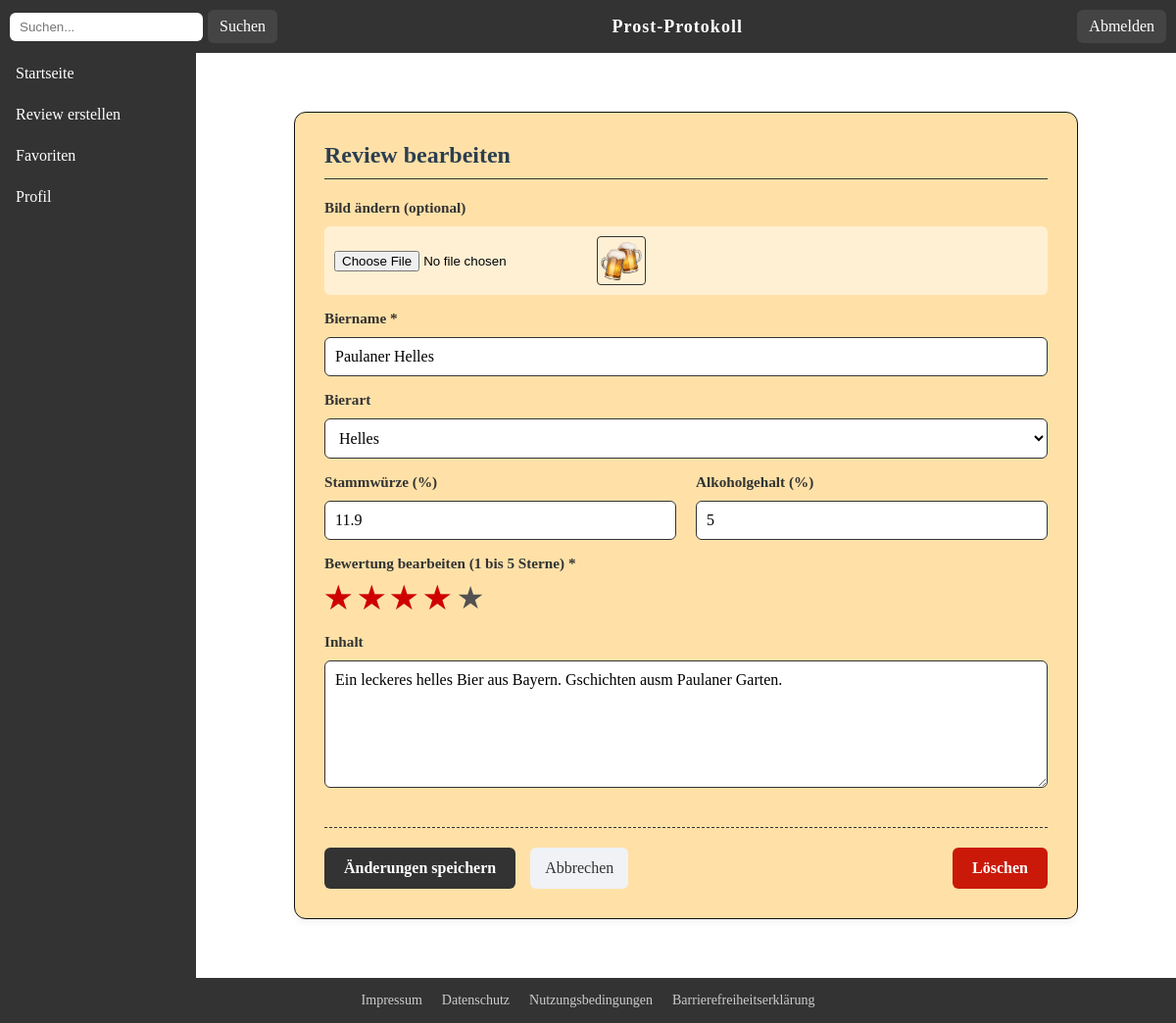
The app's page /php/view/edit-review.php?id=1 (signed in) with its own data.
### tables this page shows
CREATE TABLE review (
                review_id        INTEGER PRIMARY KEY AUTOINCREMENT,
                user_id          INT NOT NULL,
                date             DATETIME DEFAULT CURRENT_TIMESTAMP,
                beer_type        VARCHAR(50),
                rating           INT CHECK (rating BETWEEN 1 AND 5),
                content          TEXT,
                picture          VARCHAR(255),
                alcohol_content  DECIMAL(4,2),
                original_gravity DECIMAL(4,2),
                beer_name        VARCHAR(50) NOT NULL,
                FOREIGN KEY (user_id) REFERENCES user(user_id)
                    ON DELETE CASCADE ON UPDATE CASCADE
            );

### php/model/ReviewManagementPDOSQLite.php (called while the page is built, shortened)
<?php
require_once 'Review.php';
class ReviewManagementPDOSQLite implements ReviewManagementDAO
{
    public function findById($id)
    {
        try {
            $db = getConnection();
            $sql = "SELECT * FROM review WHERE review_id = ?";
            $command = $db->prepare($sql);
            $command->execute([$id]);
            $row = $command->fetchObject();
            return $this->rowToReview($row);
        } catch (PDOException $e) {
            throw new InternalErrorException();
        }
    }
    private function rowToReview($row)
    {
        $review = new Review(
            $row->review_id,
            $row->beer_name,
            $row->beer_type,
            $row->alcohol_content,
            $row->rating,
            $row->user_id,
            $row->date
        );
        $review->setOriginalExtract($row->original_gravity);
        $review->setContent($row->content);
        $review->setPicture($row->picture);
        return $review;
    }
}

### php/controller/ReviewController.php (called while the page is built, shortened)
<?php
require_once $abs_path . '/php/model/Review.php';
class ReviewController
{
  public function loadReviewById($id) {
    try {
      $instance = ReviewManagement::getInstance();
      return $instance->findById($id);
    } catch (ReviewNotFoundException $e) {
      $this->handleReviewNotFoundException();
    }catch (InternalErrorException $e) {
      $this->handleInternalErrorException();
    }
  }
}

### php/load-edit-review.php (called while the page is built, shortened)
<?php
require_once $abs_path . '/php/controller/ReviewController.php';
$id = isset($_GET['id']) ? intval($_GET['id']) : null;
$form_data = $_SESSION['form_data'] ?? [];
$reviewController = new ReviewController();
$reviewToEdit = $reviewController->loadReviewById($id);
if ($form_data) {
    $beerName        = $form_data['beer_name'] ?? $reviewToEdit->getBeerName();
    $beerType        = $form_data['beer_type'] ?? $reviewToEdit->getBeerType();
    $originalExtract = $form_data['original_extract'] ?? $reviewToEdit->getOriginalExtract();
    $alcoholContent  = $form_data['alcohol_content'] ?? $reviewToEdit->getAlcoholContent();
    $rating          = $form_data['rating'] ?? $reviewToEdit->getRating();
    $content         = $form_data['content'] ?? $reviewToEdit->getContent();
} else {
    $beerName        = $reviewToEdit->getBeerName();
    $beerType        = $reviewToEdit->getBeerType();
    $originalExtract = $reviewToEdit->getOriginalExtract();
    $alcoholContent  = $reviewToEdit->getAlcoholContent();
    $content         = $reviewToEdit->getContent();
}
?>

### php/model/Review.php (called while the page is built, shortened)
<?php
class Review
{
  private $beerName;
  private $beerType;
  private $originalExtract;
  private $alcoholContent;
  private $content;
  private $picture;
  public function __construct($id, $beerName, $beerType, $alcoholContent, $rating, $authorId, $createdAt)
  {
    $this->beerName = $beerName;
    $this->beerType = $beerType;
    $this->alcoholContent = $alcoholContent;
  }
  public function setOriginalExtract($originalExtract)
  {
    $this->originalExtract = $originalExtract;
  }
  public function setContent($content)
  {
    $this->content = $content;
  }
  public function setPicture($picture)
  {
    $this->picture = $picture;
  }
  public function getBeerName()
  {
    return $this->beerName;
  }
  public function getBeerType()
  {
    return $this->beerType;
  }
  public function getOriginalExtract()
  {
    return $this->originalExtract;
  }
  public function getAlcoholContent()
  {
    return $this->alcoholContent;
  }
  public function getContent()
  {
    return $this->content;
  }
  public function getPicture()
  {
    return $this->picture;
  }
}

### php/view/edit-review.php (the view, shortened to what this page needs)
<?php
require_once $abs_path. '/php/load-edit-review.php';
include_once $abs_path . '/php/include/header.php';
?>
  <div class="layout">
    <?php include_once $abs_path . '/php/include/sidebar.php'; ?>
    <main>
      <div class="form-card">
        <h1>Review bearbeiten</h1>
        <?php if ($reviewToEdit == null): ?>
            <p>Review nicht gefunden</p>
        <?php else: ?>
        <form method="POST" action="<?php echo ROOT; ?>php/edit-review-execute.php" class="review-form" enctype="multipart/form-data" novalidate>
          <div class="form-group">
            <label for="picture">Bild ändern (optional)</label>
            <div class="file-input-wrapper">
              <input type="file" name="picture" id="picture" accept="image/*">
              <img src="<?php echo ROOT; ?>img/<?php echo htmlspecialchars($reviewToEdit->getPicture()); ?>"
                   width="50" height="50" alt="Aktuelles Foto" id="preview_image">
            </div>
          </div>
          <div class="form-group">
            <label for="beer_name">Biername <span aria-hidden="true">*</span></label>
            <input type="text" name="beer_name" id="beer_name"
                   value="<?php echo htmlspecialchars($beerName); ?>"
                   required aria-required="true">
          </div>
          <div class="form-group">
            <label for="beer_type">Bierart</label>
            <select name="beer_type" id="beer_type">
                <?php $currentType = $form_data['beer_type'] ?? $beerType ?? ''; ?>
                <option value="Helles" <?= $currentType == 'Helles' ? 'selected' : '' ?>>Helles</option>
            </select>
          </div>
          <fieldset class="form-row">
            <div class="form-group flex-1">
              <label for="original_extract">Stammwürze (%)</label>
              <input type="number" min="0" max="100" step="0.01"
                     name="original_extract" id="original_extract"
                     value="<?php echo htmlspecialchars($originalExtract); ?>">
            </div>
            <div class="form-group flex-1">
              <label for="alcohol_content">Alkoholgehalt (%)</label>
              <input type="number" min="0" max="100" step="0.01"
                     name="alcohol_content" id="alcohol_content"
                     value="<?php echo htmlspecialchars($alcoholContent); ?>">
            </div>
          </fieldset>
          <fieldset class="form-group">
            <legend>Bewertung bearbeiten (1 bis 5 Sterne) <span aria-hidden="true">*</span></legend>
            <div class="star-rating-accessible">
              <label for="star1"><span class="visually-hidden">1 Stern</span>★</label>
              <label for="star2"><span class="visually-hidden">2 Sterne</span>★</label>
              <label for="star3"><span class="visually-hidden">3 Sterne</span>★</label>
              <label for="star4"><span class="visually-hidden">4 Sterne</span>★</label>
              <label for="star5"><span class="visually-hidden">5 Sterne</span>★</label>
            </div>
          </fieldset>
          <div class="form-group">
            <label for="content">Inhalt</label>
            <textarea name="content" id="content" cols="50" rows="6"><?php echo htmlspecialchars($content); ?></textarea>
          </div>
          <div class="form-footer-actions">
            <div class="left-actions">
              <button type="submit" class="btn-submit" name="submit">Änderungen speichern</button>
              <a href="<?php echo ROOT; ?>php/view/profile.php" class="button-secondary">Abbrechen</a>
            </div>
        </form>
        <form method="POST" action="<?php echo ROOT; ?>php/delete-review-execute.php"
              onsubmit="return confirm('Möchtest du dieses Review wirklich löschen?')">
          <button type="submit" class="btn-delete" aria-label="Dieses Review unwiderruflich löschen">
            Löschen
          </button>
        </form>
        </div>
        <?php endif; ?>
      </div>
<?php include_once $abs_path.'/php/include/footer.php'; ?>
</body>
</html>

### css/style.css (style rules this page uses)
*, *::before, *::after { box-sizing: border-box; }
html { scroll-behavior: smooth; }
html, body { height: 100%; margin: 0; padding: 0; }
body { display: flex; flex-direction: column; min-height: 100vh; }
main { flex: 1; padding: 20px; }
.layout { display: flex; flex: 1; flex-direction: column; }
@media (min-width: 768px) { .layout { flex-direction: row; } }

### css/components.css (style rules this page uses)
.button-secondary { display: inline-flex; align-items: center; justify-content: center; padding: 10px 15px; background-color: #f0f2f5; color: #333; text-decoration: none; border-radius: 6px; font-weight: 600; transition: background 0.3s ease; box-sizing: border-box; text-align: center; border: none; cursor: pointer; font: inherit; }
.form-card { background: #FFE1A8; border: 1px solid #111; border-radius: 12px; width: 95%; max-width: 800px; margin: 20px auto; padding: 20px; box-shadow: 0 4px 6px rgba(0, 0, 0, 0.05); }
.form-card h1 { margin-top: 0; color: #2c3e50; border-bottom: 1px solid #333; padding-bottom: 10px; margin-bottom: 20px; font-size: 24px; }
@media (min-width: 600px) { .form-card { padding: 30px; margin: 40px auto; } }
.review-form { display: flex; flex-direction: column; gap: 15px; }
.form-group { display: flex; flex-direction: column; gap: 5px; }
.form-row, fieldset.form-group, .form-group.fieldset-reset { border: none; padding: 0; margin: 0; }
.form-row { display: flex; flex-direction: column; gap: 10px; }
.flex-1 { flex: 1; }
@media (min-width: 600px) { .form-row { flex-direction: row; gap: 20px; } }
@media (min-width: 600px) { .form-row .form-group { flex: 1; } }
.review-form label, fieldset legend { font-weight: 600; color: #333; font-size: 0.95rem; padding: 0; margin-bottom: 5px; }
.review-form input[type="text"], .review-form input[type="number"], .review-form input[type="email"], .review-form input[type="password"], .review-form select, .review-form textarea { width: 100%; box-sizing: border-box; padding: 10px; border: 1px solid #333; border-radius: 6px; background-color: #fff; font-family: inherit; font-size: 1rem; }
.file-input-wrapper { display: flex; align-items: center; gap: 15px; background: rgba(255, 255, 255, 0.5); padding: 10px; border-radius: 6px; }
.file-input-wrapper img { border-radius: 4px; border: 1px solid #333; object-fit: cover; flex-shrink: 0; }
.form-footer-actions { display: flex; flex-direction: column; gap: 15px; margin-top: 25px; padding-top: 20px; border-top: 1px dashed #333; }
.left-actions { display: flex; flex-direction: column; width: 100%; gap: 15px; }
.btn-submit, .btn-delete { color: white; border: none; padding: 12px 20px; border-radius: 6px; cursor: pointer; font-weight: 600; font: inherit; font-weight: 600; transition: background 0.2s; width: 100%; text-align: center; }
.btn-submit { background-color: #333; }
.btn-delete { background-color: #ca1908; margin-top: 10px; }
@media (min-width: 600px) { .form-footer-actions { flex-direction: row; justify-content: space-between; align-items: center; } }
@media (min-width: 600px) { .left-actions { flex-direction: row; width: auto; } }
@media (min-width: 600px) { .btn-submit, .btn-delete { width: auto; } }
@media (min-width: 600px) { .btn-delete { margin-top: 0; } }
.star-rating-accessible { display: flex; gap: 5px; flex-direction: row; margin-top: 5px; -webkit-tap-highlight-color: transparent; }
.star-rating-accessible label { font-size: 32px; color: #535151; cursor: pointer; transition: color 0.15s ease-in-out, transform 0.1s ease; line-height: 1; font-weight: normal; }
.star-rating-accessible label:has(~ input:checked), .star-rating-accessible input:checked + label { color: #cf0000; transform: scale(1.1); }

### records on screen
review: picture (picture), beer_name "Paulaner Helles", beer_type "Helles", original_extract "11.9", alcohol_content "5", content "Ein leckeres helles Bier aus Bayern. Gschichten ausm Paulaner Garten."
